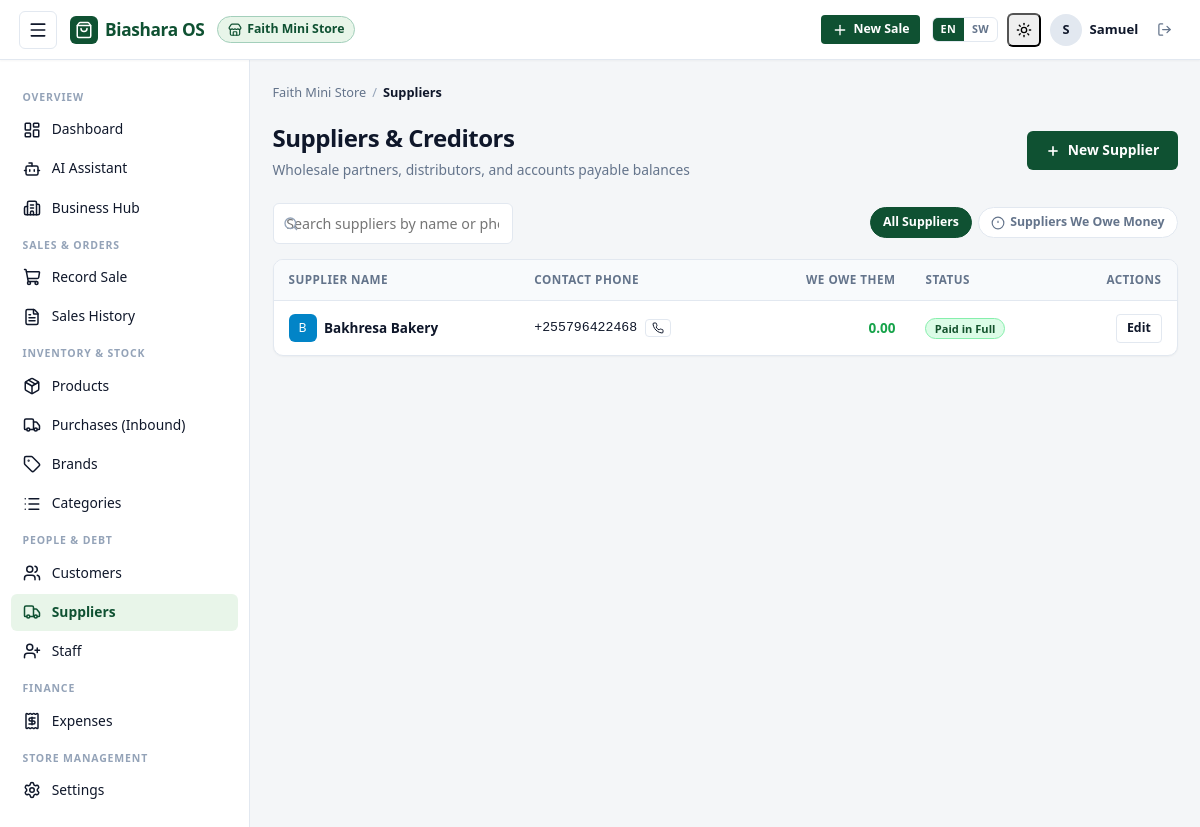
The page /2/suppliers/ (signed in) on the database its author committed.
### BusinessOs/models.py (models this page shows, shortened)
class Business(models.Model):
    owner = models.ForeignKey(
        settings.AUTH_USER_MODEL,
        on_delete=models.CASCADE,
        related_name="businesses",
    )
    name = models.CharField(max_length=150)
    location = models.CharField(max_length=200, blank=True)
    phone = models.CharField(max_length=20, blank=True)
    created_at = models.DateTimeField(auto_now_add=True)
    class Meta:
        ordering = ["-created_at"]
    def can_record_sales(self, user):
        if user == self.owner:
            return True
        return self.staff.filter(user=user).exists()

class Supplier(models.Model):
    business = models.ForeignKey(Business, on_delete=models.CASCADE, related_name="suppliers")
    name = models.CharField(max_length=150)
    phone = models.CharField(max_length=20, blank=True, null=True)
    created_at = models.DateTimeField(auto_now_add=True)
    class Meta:
        unique_together = ("business", "phone")
        ordering = ["name"]
    @property
    def balance_owed(self):
        owed = PurchaseItem.objects.filter(purchase__supplier=self).aggregate(
            total=Sum(ExpressionWrapper(F("unit_cost") * F("quantity"), output_field=MONEY))
        )["total"] or ZERO
        paid = Payment.objects.filter(purchase__supplier=self).aggregate(total=Sum("amount"))["total"] or ZERO
        return owed - paid

### BusinessOs/views.py (the view)
# urls.py: path("<int:business_id>/suppliers/", views.SupplierListView.as_view(), name="supplier_list"),
class SupplierListView(BusinessAccessMixin, ListView):
    template_name = "sales/supplier_list.html"
    context_object_name = "suppliers"
    def get_queryset(self):
        if self.request.GET.get("filter") == "owed":
            return self.business.suppliers_owed()
        return self.business.suppliers.all()
    def get_context_data(self, **kwargs):
        ctx = super().get_context_data(**kwargs)
        ctx["owed_filter_active"] = self.request.GET.get("filter") == "owed"
        return ctx

### BusinessOs/context_processors.py (called while the page is built)
def biashara_i18n(request):
    lang = request.session.get("biashara_lang") or request.session.get("_language")
    if not lang:
        lang = request.COOKIES.get("biashara_lang") or request.COOKIES.get("django_language")
    if not lang:
        lang = translation.get_language() or "en"
    if lang.startswith("sw"):
        lang = "sw"
    else:
        lang = "en"
    return {
        "current_lang": lang,
        "is_swahili": (lang == "sw"),
        "translations_sw_json": json.dumps(TRANSLATIONS_SW) if lang == "sw" else "{}",
    }

### BusinessOs/views.py (called while the page is built)
    def dispatch(self, request, *args, **kwargs):
        self.business = get_object_or_404(Business, pk=kwargs["business_id"])
        if not self.business.can_record_sales(request.user):
            raise PermissionDenied("You are not authorized for this business.")
        return super().dispatch(request, *args, **kwargs)

    def get_context_data(self, **kwargs):
        ctx = super().get_context_data(**kwargs)
        ctx["business"] = self.business
        return ctx

### BusinessOs/templates/sales/supplier_list.html (shortened to what this page needs)
{% extends "sales/base.html" %}
{% block crumb %}Suppliers{% endblock %}
{% block content %}
<div class="page-header">
  <div class="page-title-group">
    <h1>Suppliers &amp; Creditors</h1>
    <p>Wholesale partners, distributors, and accounts payable balances</p>
  </div>
  <div class="page-actions">
    <a href="{% url 'supplier_create' business.id %}" class="btn btn-primary">
      <svg width="16" height="16" viewBox="0 0 24 24" fill="none" stroke="currentColor" stroke-width="2.5"><line x1="12" y1="5" x2="12" y2="19"></line><line x1="5" y1="12" x2="19" y2="12"></line></svg>
      New Supplier
    </a>
  </div>
</div>
<div class="filter-bar">
  <div class="search-input-wrapper">
    <input type="text" class="search-input" placeholder="Search suppliers by name or phone..." data-target="#suppliers-table tbody tr">
  </div>
  <div class="filter-pills">
    <a href="{% url 'supplier_list' business.id %}" class="pill-link {% if not owed_filter_active %}active{% endif %}">
      All Suppliers
    </a>
    <a href="?filter=owed" class="pill-link {% if owed_filter_active %}active{% endif %}" style="{% if owed_filter_active %}background:var(--color-danger); border-color:var(--color-danger);{% endif %}">
      <svg width="14" height="14" viewBox="0 0 24 24" fill="none" stroke="currentColor" stroke-width="2"><circle cx="12" cy="12" r="10"></circle><line x1="12" y1="8" x2="12" y2="12"></line><line x1="12" y1="16" x2="12.01" y2="16"></line></svg>
      Suppliers We Owe Money
    </a>
  </div>
</div>
{% if suppliers %}
<div class="table-container">
  <table class="data-table" id="suppliers-table">
    <thead>
      <tr>
        <th>Supplier Name</th>
        <th>Contact Phone</th>
        <th class="table-num">We Owe Them</th>
        <th>Status</th>
        <th style="text-align:right;">Actions</th>
      </tr>
    </thead>
    <tbody>
      {% for supplier in suppliers %}
      <tr>
        <td>
          <div style="display:flex; align-items:center; gap:0.5rem;">
            <div class="brand-icon" style="width:28px; height:28px; font-size:0.82rem; background:var(--color-accent);">
              {{ supplier.name|slice:":1"|upper }}
            </div>
            <strong>{{ supplier.name }}</strong>
          </div>
        </td>
        <td>
          {% if supplier.phone %}
          <div style="display:flex; align-items:center; gap:0.5rem;">
            <span style="font-family:var(--font-mono); font-size:0.88rem;">{{ supplier.phone }}</span>
            <a href="tel:{{ supplier.phone }}" class="btn btn-secondary btn-sm" title="Call supplier" style="padding:2px 6px;">
            </a>
          </div>
          {% else %}
          <span style="color:var(--color-text-light); font-size:0.85rem;">None</span>
          {% endif %}
        </td>
        <td class="table-num">
          {% if supplier.balance_owed > 0 %}
          <strong style="color:var(--color-danger); font-size:1rem;">{{ supplier.balance_owed|floatformat:2 }}</strong>
          {% else %}
          <span style="color:var(--color-success); font-weight:600;">0.00</span>
          {% endif %}
        </td>
        <td>
          {% if supplier.balance_owed > 0 %}
          <span class="badge badge-danger">Outstanding Debt</span>
          {% else %}
          <span class="badge badge-success">Paid in Full</span>
          {% endif %}
        </td>
        <td style="text-align:right;">
          <a href="{% url 'supplier_update' business.id supplier.id %}" class="btn btn-secondary btn-sm">
            Edit
          </a>
        </td>
      </tr>
      {% endfor %}
    </tbody>
  </table>
</div>
{% endif %}
{% endblock %}

### BusinessOs/templates/sales/base.html (shortened to what this page needs)
{% load static %}<!DOCTYPE html>
<html lang="{{ current_lang|default:'en' }}" x-data="{ sidebarOpen: false }" :class="{ 'sidebar-mobile-open': sidebarOpen }">
<head>
  <link rel="stylesheet" href="{% static 'sales/css/style.css' %}?v=3.1">
</head>
<body>
<div class="app-wrapper">
  <header class="topbar">
    <div class="topbar-inner">
      <div class="topbar-left">
        {% if business %}
        <button type="button" class="menu-toggle-btn" @click="sidebarOpen = !sidebarOpen" aria-label="Toggle navigation drawer">
          <i data-lucide="menu" style="width:20px;height:20px;"></i>
        </button>
        {% endif %}
        <a href="{% url 'business_list' %}" class="brand-badge">
          <div class="brand-icon">
            <i data-lucide="shopping-bag" style="width:18px;height:18px;"></i>
          </div>
          <span class="brand-title">Biashara OS</span>
        </a>
        {% if business %}
        <a href="{% url 'business_detail' business.id %}" class="business-tag" title="{{ business.name }}">
          <i data-lucide="store" style="width:14px;height:14px;flex-shrink:0;"></i>
          <span>{{ business.name }}</span>
        </a>
        {% endif %}
      </div>
      <div class="topbar-right">
        {% if business %}
        <a href="{% url 'record_sale' business.id %}" class="btn btn-primary btn-sm desktop-only-btn" style="display:inline-flex;align-items:center;gap:0.4rem;">
          <i data-lucide="plus" style="width:16px;height:16px;"></i>
          <span>{% if is_swahili %}Mauzo Mapya{% else %}New Sale{% endif %}</span>
        </a>
        {% endif %}
        {% if user.is_authenticated %}
        <div class="topbar-user-group">
          <div class="lang-switcher">
            <a href="{% url 'set_language' %}?lang=en"
               class="lang-btn {% if current_lang != 'sw' %}lang-btn--active{% endif %}"
               title="English">EN</a>
            <a href="{% url 'set_language' %}?lang=sw"
               class="lang-btn {% if current_lang == 'sw' %}lang-btn--active{% endif %}"
               title="Kiswahili">SW</a>
          </div>
          <button type="button" class="theme-toggle-btn icon-btn" title="Toggle dark / light mode"
                  onclick="toggleTheme()">
            <i data-lucide="sun" class="theme-icon-light" style="width:16px;height:16px;"></i>
          </button>
          <div class="user-badge" title="{{ user.get_full_name|default:user.username }}">
            <div class="user-avatar">{{ user.username|slice:":1"|upper }}</div>
            <span class="user-name">{{ user.username }}</span>
          </div>
          <form method="post" action="{% url 'logout' %}" style="margin:0;">
            <button type="submit" class="btn btn-ghost btn-sm icon-btn" title="{% if is_swahili %}Toka{% else %}Sign out{% endif %}">
              <i data-lucide="log-out" style="width:15px;height:15px;"></i>
            </button>
          </form>
        </div>
        {% endif %}
      </div>
    </div>
  </header>
  <div class="app-container">
    {% if business %}
    <aside class="app-sidebar" :class="{ 'drawer-open': sidebarOpen }">
      <div class="sidebar-scroll">
        <div class="nav-section-title">{% if is_swahili %}Muhtasari{% else %}Overview{% endif %}</div>
        <ul class="sidebar-nav">
          <li class="nav-item {% if request.resolver_match.url_name == 'business_dashboard' %}active{% endif %}">
            <a href="{% url 'business_dashboard' business.id %}">
              <i data-lucide="layout-dashboard"></i>
              {% if is_swahili %}Dashibodi{% else %}Dashboard{% endif %}
            </a>
          </li>
          <li class="nav-item {% if 'assistant' in request.path %}active{% endif %}">
            <a href="{% url 'assistant:chat_page' business.id %}">
              <i data-lucide="bot"></i>
              {% if is_swahili %}Msaidizi wa AI{% else %}AI Assistant{% endif %}
            </a>
          </li>
          <li class="nav-item {% if request.resolver_match.url_name == 'business_detail' or request.resolver_match.url_name == 'business_update' %}active{% endif %}">
            <a href="{% url 'business_detail' business.id %}">
              <i data-lucide="building-2"></i>
              {% if is_swahili %}Kituo cha Biashara{% else %}Business Hub{% endif %}
            </a>
          </li>
        </ul>
        <div class="nav-section-title">{% if is_swahili %}Mauzo na Maagizo{% else %}Sales &amp; Orders{% endif %}</div>
        <ul class="sidebar-nav">
          <li class="nav-item {% if request.resolver_match.url_name == 'record_sale' %}active{% endif %}">
            <a href="{% url 'record_sale' business.id %}">
              <i data-lucide="shopping-cart"></i>
              {% if is_swahili %}Rekodi Mauzo{% else %}Record Sale{% endif %}
            </a>
          </li>
          <li class="nav-item {% if request.resolver_match.url_name == 'sale_list' or request.resolver_match.url_name == 'sale_detail' %}active{% endif %}">
            <a href="{% url 'sale_list' business.id %}">
              <i data-lucide="file-text"></i>
              {% if is_swahili %}Historia ya Mauzo{% else %}Sales History{% endif %}
            </a>
          </li>
        </ul>
        <div class="nav-section-title">{% if is_swahili %}Bidhaa na Stoo{% else %}Inventory &amp; Stock{% endif %}</div>
        <ul class="sidebar-nav">
          <li class="nav-item ">
            <a href="{% url 'product_list' business.id %}">
              <i data-lucide="package"></i>
              {% if is_swahili %}Bidhaa{% else %}Products{% endif %}
            </a>
          </li>
          <li class="nav-item {% if request.resolver_match.url_name == 'purchase_list' or request.resolver_match.url_name == 'record_purchase' or request.resolver_match.url_name == 'purchase_detail' %}active{% endif %}">
            <a href="{% url 'purchase_list' business.id %}">
              <i data-lucide="truck"></i>
              {% if is_swahili %}Ununuzi wa Bidhaa{% else %}Purchases (Inbound){% endif %}
            </a>
          </li>
          <li class="nav-item {% if request.resolver_match.url_name == 'brand_list' or request.resolver_match.url_name == 'brand_create' %}active{% endif %}">
            <a href="{% url 'brand_list' business.id %}">
              <i data-lucide="tag"></i>
              {% if is_swahili %}Chapa{% else %}Brands{% endif %}
            </a>
          </li>
          <li class="nav-item {% if request.resolver_match.url_name == 'category_list' or request.resolver_match.url_name == 'category_create' %}active{% endif %}">
            <a href="{% url 'category_list' business.id %}">
              <i data-lucide="list"></i>
              {% if is_swahili %}Makundi{% else %}Categories{% endif %}
            </a>
          </li>
        </ul>
        <div class="nav-section-title">{% if is_swahili %}Watu na Madeni{% else %}People &amp; Debt{% endif %}</div>
        <ul class="sidebar-nav">
          <li class="nav-item {% if request.resolver_match.url_name == 'customer_list' or request.resolver_match.url_name == 'customer_create' or request.resolver_match.url_name == 'customer_update' %}active{% endif %}">
            <a href="{% url 'customer_list' business.id %}">
              <i data-lucide="users"></i>
              {% if is_swahili %}Wateja{% else %}Customers{% endif %}
            </a>
          </li>
          <li class="nav-item {% if request.resolver_match.url_name == 'supplier_list' or request.resolver_match.url_name == 'supplier_create' or request.resolver_match.url_name == 'supplier_update' %}active{% endif %}">
            <a href="{% url 'supplier_list' business.id %}">
              <i data-lucide="truck"></i>
              {% if is_swahili %}Wasambazaji{% else %}Suppliers{% endif %}
            </a>
          </li>
          {% if business.owner_id == request.user.id %}
          <li class="nav-item {% if request.resolver_match.url_name == 'staff_list' or request.resolver_match.url_name == 'staff_create' %}active{% endif %}">
            <a href="{% url 'staff_list' business.id %}">
              <i data-lucide="user-plus"></i>
              {% if is_swahili %}Wafanyakazi{% else %}Staff{% endif %}
            </a>
          </li>
          {% endif %}
        </ul>
        <div class="nav-section-title">{% if is_swahili %}Fedha na Hesabu{% else %}Finance{% endif %}</div>
        <ul class="sidebar-nav">
          <li class="nav-item {% if request.resolver_match.url_name == 'expense_list' or request.resolver_match.url_name == 'expense_create' or request.resolver_match.url_name == 'expense_update' %}active{% endif %}">
            <a href="{% url 'expense_list' business.id %}">
              <i data-lucide="receipt"></i>
              {% if is_swahili %}Matumizi{% else %}Expenses{% endif %}
            </a>
          </li>
        </ul>
        <div class="nav-section-title">{% if is_swahili %}Usimamizi wa Duka{% else %}Store Management{% endif %}</div>
        <ul class="sidebar-nav">
          <li class="nav-item {% if request.resolver_match.url_name == 'business_settings' %}active{% endif %}">
            <a href="{% url 'business_settings' business.id %}">
              <i data-lucide="settings"></i>
              {% if is_swahili %}Mipangilio{% else %}Settings{% endif %}
            </a>
          </li>
        </ul>
      </div>
    </aside>
    {% endif %}
    <main class="app-main">
      {% if business %}
      <nav class="breadcrumb-trail" aria-label="Breadcrumb">
        <a href="{% url 'business_dashboard' business.id %}">{{ business.name }}</a>
        <span class="breadcrumb-sep">/</span>
        <span class="breadcrumb-current">{% block crumb %}Overview{% endblock %}</span>
      </nav>
      {% endif %}
      {% block content %}{% endblock %}
    </main>
  </div>
</div>
</body>
</html>

### rows shown on the page
Business: name "Faith Mini Store"
Supplier: name "B", name "Bakhresa Bakery", phone "+255796422468", shows "0.00", shows "Paid in Full"

### other values the page prints
{{ user.username|slice:":1"|upper }} "S"
{{ user.username }} "Samuel"
